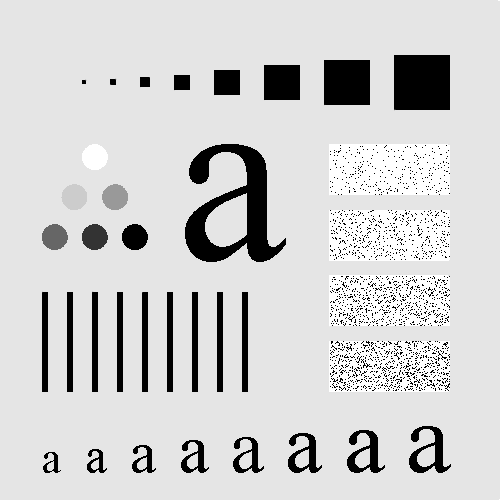
%> input picture chapter 4/images_ch04/Fig0413(a)(original_test_pattern).tif, 500 x 500 px
$ octave DIP_EX4_07.m   (GNU Octave 9; MATLAB toolbox functions it lacks are replaced by stand-ins)
%> lines starting %> are read from the running program, lines starting %| are printed output that depends on the picture
### chapter 4/paddedsize.m
function PQ = paddedsize(AB, CD, PARAM)
%PADDEDSIZE Computes padded sizes useful for FFT-based filtering.
%   PQ = PADDEDSIZE(AB), where AB is a two-element size vector,
%   computes the two-element size vector PQ = 2*AB.
%
%   PQ = PADDEDSIZE(AB, 'PWR2') computes the vector PQ such that
%   PQ(1) = PQ(2) = 2^nextpow2(2*m), where m is MAX(AB).
%
%   PQ = PADDEDSIZE(AB, CD), where AB and CD are two-element size
%   vectors, computes the two-element size vector PQ.  The elements
%   of PQ are the smallest even integers greater than or equal to
%   AB + CD - 1.
%
%   PQ = PADDEDSIZE(AB, CD, 'PWR2') computes the vector PQ such that
%   PQ(1) = PQ(2) = 2^nextpow2(2*m), where m is MAX([AB CD]).

%   Copyright 2002-2004 R. C. Gonzalez, R. E. Woods, & S. L. Eddins
%   Digital Image Processing Using MATLAB, Prentice-Hall, 2004
%   $Revision: 1.5 $  $Date: 2003/08/25 14:28:22 $

if nargin == 1
   PQ  = 2*AB;
elseif nargin == 2 & ~ischar(CD)
   PQ = AB + CD - 1;
   PQ = 2 * ceil(PQ / 2);
elseif nargin == 2
   m = max(AB); % Maximum dimension.

   % Find power-of-2 at least twice m.
   P = 2^nextpow2(2*m);
   PQ = [P, P];
elseif nargin == 3
   m = max([AB CD]); % Maximum dimension.
   P = 2^nextpow2(2*m);
   PQ = [P, P];
else
   error('Wrong number of inputs.')
end

### chapter 4/dftuv.m
function [U, V] = dftuv(M, N)
%DFTUV Computes meshgrid frequency matrices.
%   [U, V] = DFTUV(M, N) computes meshgrid frequency matrices U and
%   V.  U and V are useful for computing frequency-domain filter
%   functions that can be used with DFTFILT.  U and V are both
%   M-by-N.

%   Copyright 2002-2004 R. C. Gonzalez, R. E. Woods, & S. L. Eddins
%   Digital Image Processing Using MATLAB, Prentice-Hall, 2004
%   $Revision: 1.3 $  $Date: 2003/04/16 22:30:34 $

% Set up range of variables.
u = 0:(M - 1);
v = 0:(N - 1);

% Compute the indices for use in meshgrid.
idx = find(u > M/2);
u(idx) = u(idx) - M;
idy = find(v > N/2);
v(idy) = v(idy) - N;

% Compute the meshgrid arrays.
[V, U] = meshgrid(v, u);

### chapter 4/dftfilt.m
function g = dftfilt(f, H)
F=fft2(f,size(H,1), size(H,2));
g=real(ifft2(H.*F));
g=g(1:size(f,1),1:size(f,2));

### chapter 4/hpfilter.m
function H =hpfilter(type, M, N ,D0, n )
if nargin==4
    n=1;
end
Hlp=lpfilter(type, M, N ,D0, n );
H=1-Hlp;

### chapter 4/lpfilter.m
function H = lpfilter(type, M, N, D0, n)
%LPFILTER Computes frequency domain lowpass filters.
%   H = LPFILTER(TYPE, M, N, D0, n) creates the transfer function of
%   a lowpass filter, H, of the specified TYPE and size (M-by-N). To
%   view the filter as an image or mesh plot, it should be centered
%   using H = fftshift(H).
%
%   Valid values for TYPE, D0, and n are:
%
%   'ideal'    Ideal lowpass filter with cutoff frequency D0. n need
%              not be supplied.  D0 must be positive.
%
%   'btw'      Butterworth lowpass filter of order n, and cutoff
%              D0.  The default value for n is 1.0.  D0 must be
%              positive.
%
%   'gaussian' Gaussian lowpass filter with cutoff (standard
%              deviation) D0.  n need not be supplied.  D0 must be
%              positive.

%   Copyright 2002-2004 R. C. Gonzalez, R. E. Woods, & S. L. Eddins
%   Digital Image Processing Using MATLAB, Prentice-Hall, 2004
%   $Revision: 1.8 $  $Date: 2004/11/04 22:33:16 $

% Use function dftuv to set up the meshgrid arrays needed for
% computing the required distances.
[U, V] = dftuv(M, N);

% Compute the distances D(U, V).
D = sqrt(U.^2 + V.^2);

% Begin filter computations.
switch type
case 'ideal'
   H = double(D <= D0);
case 'btw'
   if nargin == 4
      n = 1;
   end
   H = 1./(1 + (D./D0).^(2*n));
case 'gaussian'
   H = exp(-(D.^2)./(2*(D0^2)));
otherwise
   error('Unknown filter type.')
end

### chapter 4/DIP_EX4_07.m
%% 例4.7 高通滤波
clc
clear

f = imread('.\images_ch04\Fig0413(a)(original_test_pattern).tif');
%> f is the input picture: size 500x500 uint8; min 0, max 255, mean 207.4
figure,imshow(f)
title('原始图像')

PQ = paddedsize(size(f));
%> PQ = [1000 1000]

D0 = 0.05*PQ(1); % 半径是 D0
%> D0 = 50
H = hpfilter('gaussian',PQ(1),PQ(2),D0);
g = dftfilt(f,H);
%> in dftfilt, `g=real(ifft2(H.*F));`:
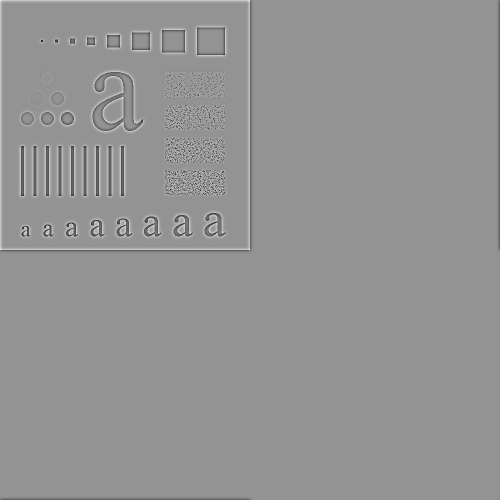
%> g: size 1000x1000 double (shown at 1/2 size); min -249.8, max 182.1, mean 0; drawn with min black and max white
%> in dftfilt, `g=g(1:size(f,1),1:size(f,2));`:
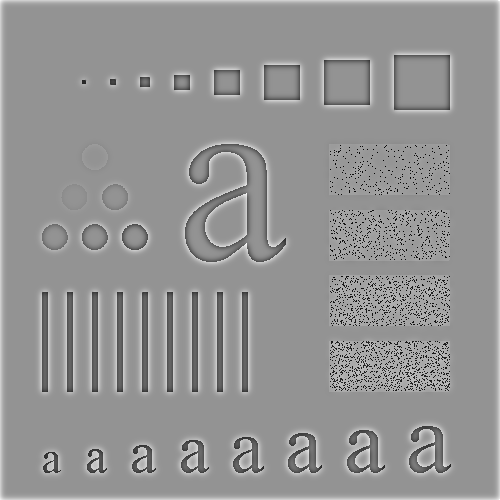
%> g: size 500x500 double; min -249.8, max 182.1, mean 2.3; drawn with min black and max white
figure,imshow(g,[])
title('高斯高通滤波后的图像')
